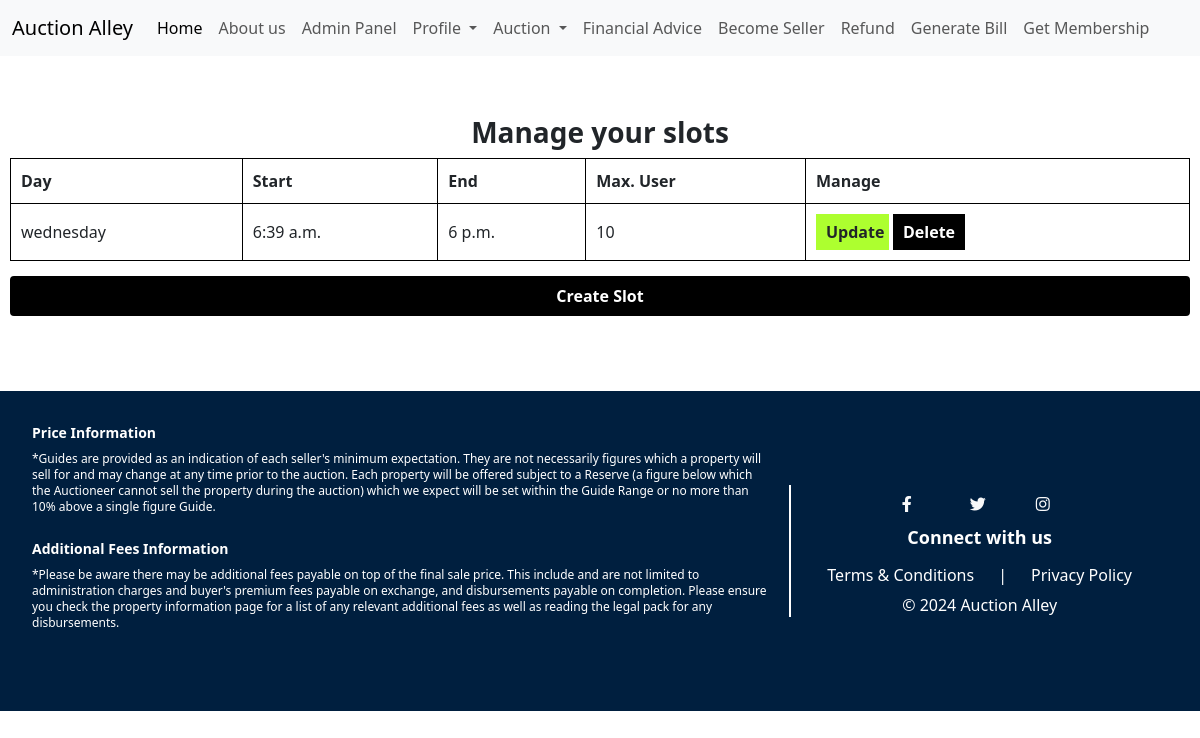
Screenshot of /Manage_Slots/ (signed in) with the database file from the repository.
### Dashboard/models.py (models this page shows, shortened)
class Advisorslot(models.Model):
    user=models.ForeignKey(User,on_delete=models.CASCADE, related_name='slot')
    d_type = [
        ('saturday', 'Saturday'),
        ('sunday', 'Sunday'),
        ('monday', 'Monday'),
        ('tuesday', 'Tuesday'),
        ('wednesday', 'Wednesday'),
        ('thrusday', 'Thrusday'),
        ('friday', 'Friday'),
    ]
    day =models.CharField(max_length=20, choices=d_type)
    start_time= models.TimeField()
    end_time=models.TimeField()
    message=models.TextField(null=True,blank=True)
    max_user=models.IntegerField(default=10)
    total_user=models.IntegerField(default=0, blank=True, null=True)
    meet_link=models.CharField(max_length=250,null=True,blank=True)
    booked_user_list= models.ManyToManyField(User,blank=True,related_name='booked_User')

### Dashboard/views.py (the view)
# urls.py: path("Manage_Slots/", views.Manageslot, name="manageslot"),
def Manageslot(request):
    role= ProtectRole(request, 'advisor')
    if not role:
        return redirect('/')
    slots=Advisorslot.objects.filter(user=request.user)
    return render(request, 'manageslot.html',{'slots':slots})

### Dashboard/views.py (called while the page is built)
def ProtectRole(request,role):
    if not request.user.is_authenticated:
        return False
    elif role=='admin':
        if not request.user.is_superuser:
            return False
    elif role=='advisor':
        if not request.user.is_staff:
            return False
    return True

### Dashboard/templates/manageslot.html (shortened to what this page needs)
{% extends 'basee.html' %}
{% block content %}
<div class="manage-slot-container">
    <div class="advisor-slot-container">
      <h3 class="text-center fw-bold fs-3 mb-2">Manage your slots</h3>
      <table>
        <tr>
          <th>Day</th>
          <th>Start</th>
          <th>End</th>
          <th>Max. User</th>
          <th>Manage</th>
        </tr>
        {% for slot in slots %}
        <tr>
          <td>{{slot.day}}</td>
          <td>{{slot.start_time}}</td>
          <td>{{slot.end_time}}</td>
          <td>{{slot.max_user}}</td>
          <td>
            <a href="{% url 'dashboard:updateSlot' slot.id %}"
              ><button class="update">Update</button></a
            >
            <a href="{% url 'dashboard:deleteSlot' slot.id %}"
              ><button class="delete">Delete</button></a
            >
          </td>
        </tr>
        {% endfor %}
      </table>
      <a href="{% url 'dashboard:createslot' %}"
        ><button class="create-slot">Create Slot</button></a
      >
    </div>
  </div>
{% endblock %}

### Dashboard/templates/manageslot.html (style rules this page uses)
.advisor-slot-container { margin: 50px auto; width: 100%; max-width: 1200px; background-color: white; padding: 10px; border-radius: 10px; display: flex; justify-content: center; align-items: center; flex-direction: column; }
.advisor-slot-container table { width: 100%; }
.advisor-slot-container table tr { padding: 10px; border: 1px solid black; }
.advisor-slot-container table td, .advisor-slot-container table th { padding: 10px; border: 1px solid black; }
.advisor-slot-container table td button { border: none; padding: 6px 10px; font-weight: 600; font-size: 16px; width: 20%; }
.update { background-color: greenyellow; }
.delete { background-color: black; color: white; }
.create-slot { margin: 15px 0; padding: 6px 10px; font-size: 16px; font-weight: 600; color: white; background-color: black; border-radius: 4px; border: none; border: 2px solid black; transition: 0.4s; width: 100%; }
.advisor-slot-container > a { width: 100%; }

### templates/basee.html (style rules this page uses)
.background-image { background-image: url('https://media.istockphoto.com/id/486232168/photo/real-estate.jpg?s=612x612&w=0&k=20&c=IYEE_YXByOC6-gKPuX5HxaiLJi1RehrC3i0wdJ9799Y='); background-size: cover; background-position: center; min-height: 100vh; background-attachment: fixed; }

### rows the page displays
Advisorslot: day "wednesday", start_time "6:39 a.m.", end_time "6 p.m.", max_user "10"
